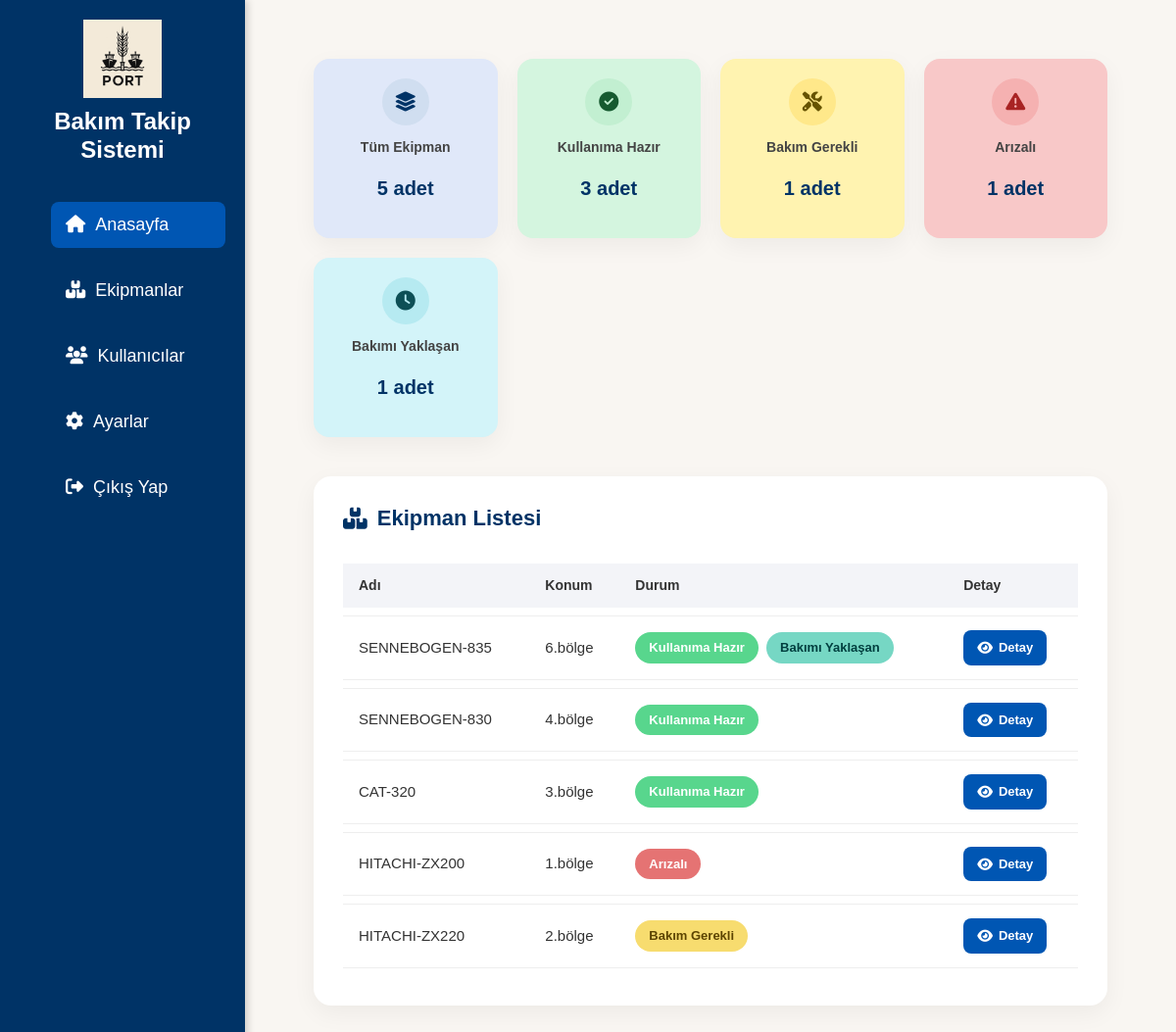
/ (signed in), run on the app's committed database.
### app/models.py (models this page shows)
class Parca(db.Model):
    __tablename__ = 'parcalar'
    id = db.Column(db.Integer, primary_key=True)
    barcode = db.Column(db.String(100), unique=True, nullable=False)
    ekipman_turu = db.Column(db.String(100), nullable=False)
    model_adi = db.Column(db.String(100), nullable=False)
    konum = db.Column(db.String(100), nullable=False)
    durum = db.Column(db.String(50), nullable=False)
    bir_sonraki_bakim = db.Column(db.Date, nullable=True)
    son_bakim_tarihi = db.Column(db.Date, nullable=True)
    bakim_dongusu = db.Column(db.String(50), nullable=True)
    bakim_durum = db.Column(db.String(50), nullable=True)  # ✅ تمت إضافته
    notlar = db.Column(db.Text, nullable=True)              # ✅ تمت إضافته
    kisa_aciklama = db.Column(db.Text, nullable=True)
    yuk_kapasitesi = db.Column(db.String(50), nullable=True)
    sorumlu_kisi = db.Column(db.String(100), nullable=True)
    created_at = db.Column(db.DateTime, default=datetime.utcnow)
    bakim_kayitlari = db.relationship('BakimKaydi', backref='parca', lazy=True)

### app/routes.py (the view)
@main.route('/')
@login_required
def dashboard():
    setting = Settings.query.first()
    uyari_gun = setting.bakim_yaklasma_gunu if setting and setting.bakim_yaklasma_gunu else 30
    parcalar = Parca.query.all()
    hazir = 0
    bakım = 0
    arizali = 0
    bakim_yaklasan_sayisi = 0
    today = datetime.today().date()
    for parca in parcalar:
        parca.bakim_durum = None
        if parca.son_bakim_tarihi and parca.bakim_dongusu:
            try:
                ay = int(parca.bakim_dongusu)
                sonraki = parca.son_bakim_tarihi + relativedelta(months=ay)
                parca.bir_sonraki_bakim = sonraki
                kalan_gun = (sonraki - today).days
                if kalan_gun < 0:
                    parca.durum = "Bakım Gerekli"
                elif kalan_gun <= uyari_gun and parca.durum == "Kullanıma hazır":
                    parca.bakim_durum = "Bakım Yaklaşan"
            except:
                pass
        if parca.durum == "Kullanıma hazır":
            hazir += 1
        elif parca.durum == "Bakım Gerekli":
            bakım += 1
        elif parca.durum == "Arızalı":
            arizali += 1
        if parca.bakim_durum == "Bakım Yaklaşan":
            bakim_yaklasan_sayisi += 1
    return render_template(
        'dashboard.html',
        parcalar=parcalar,
        hazir=hazir,
        bakım=bakım,
        arizali=arizali,
        bakim_yaklasanlar=bakim_yaklasan_sayisi
    )

### app/__init__.py (called while the page is built)
def create_app():
    app = Flask(__name__)
    app.config.from_object('config.Config')
    db.init_app(app)
    login_manager.init_app(app)
    migrate.init_app(app, db)  # ✅ جديد
    login_manager.login_view = 'auth.login'
    @login_manager.user_loader
    def load_user(user_id):
        return User.query.get(int(user_id))
    app.register_blueprint(main)
    app.register_blueprint(auth)
    app.register_blueprint(api)  # ✅ API
    return app

### app/templates/dashboard.html (shortened to what this page needs)
{% extends 'layout.html' %}
{% block content %}
<div class="dashboard-wrapper">
    <div class="stats-grid">
        {% set cards = [
            ('Tüm Ekipman', parcalar|length, 'fa-layer-group', 'soft-blue', 'all'),
            ('Kullanıma Hazır', hazir, 'fa-check-circle', 'soft-green', 'Kullanıma hazır'),
            ('Bakım Gerekli', bakım, 'fa-tools', 'soft-yellow', 'Bakım Gerekli'),
            ('Arızalı', arizali, 'fa-exclamation-triangle', 'soft-red', 'Arızalı'),
            ('Bakımı Yaklaşan', bakim_yaklasanlar, 'fa-clock', 'soft-cyan', 'yaklasan')
        ] %}
        {% for title, count, icon, color, filter in cards %}
        <div class="stat-card-new {{ color }} filter-card" data-filter="{{ filter }}">
            <div class="icon-wrapper">
                <i class="fas {{ icon }}"></i>
            </div>
            <div class="stat-info">
                <p class="stat-title">{{ title }}</p>
                <p class="stat-count">{{ count }} adet</p>
            </div>
        </div>
        {% endfor %}
    </div>
    <div class="data-section">
        <h2 class="data-title"><i class="fas fa-boxes"></i> Ekipman Listesi</h2>
        <div class="table-wrapper">
            <table class="malzeme-table" id="malzemeTable">
                <thead>
                    <tr>
                        <th>Adı</th>
                        <th>Konum</th>
                        <th>Durum</th>
                        <th>Detay</th>
                    </tr>
                </thead>
                <tbody>
                    {% for parca in parcalar %}
                    <tr data-durum="{{ parca.durum }}" data-bakim="{{ 'Bakım Yaklaşan' if parca.bakim_durum == 'Bakım Yaklaşan' else '' }}">
                        <td>{{ parca.model_adi }}</td>
                        <td>{{ parca.konum }}</td>
                        <td>
                            {% if parca.durum == 'Kullanıma hazır' %}
                                <span class="status-badge badge-green">Kullanıma Hazır</span>
                                {% if parca.bakim_durum == 'Bakım Yaklaşan' %}
                                    <span class="status-badge badge-cyan ms-1">Bakımı Yaklaşan</span>
                                {% endif %}
                            {% elif parca.durum == 'Bakım Gerekli' %}
                                <span class="status-badge badge-yellow">Bakım Gerekli</span>
                            {% elif parca.durum == 'Arızalı' %}
                                <span class="status-badge badge-red">Arızalı</span>
                            {% endif %}
                        </td>
                        <td>
                            <a href="{{ url_for('main.detail', parca_id=parca.id) }}" class="detail-btn">
                                <i class="fas fa-eye"></i> Detay
                            </a>
                        </td>
                    </tr>
                    {% endfor %}
                </tbody>
            </table>
        </div>
    </div>
</div>
{% endblock %}

### app/static/css/style.css (style rules this page uses)
* { margin: 0; padding: 0; box-sizing: border-box; }
body { font-family: 'Poppins', sans-serif; background-color: #f3f6fa; color: #333; }
.status-badge { padding: 6px 14px; border-radius: 30px; font-size: 13px; font-weight: 600; display: inline-block; }
.status-badge.badge-green { background-color: #58d68d; color: #fff; }
.status-badge.badge-yellow { background-color: #f7dc6f; color: #5c4400; }
.status-badge.badge-red { background-color: #e57373; color: #fff; }
.status-badge.badge-cyan { background-color: #76d7c4; color: #003f3f; }
.detail-btn { background: linear-gradient(135deg, #007bff, #0056b3); color: white; padding: 8px 16px; text-decoration: none; border-radius: 8px; font-size: 14px; font-weight: 600; transition: background 0.3s ease; }
body { background-color: #f9f6f2; }
.detail-btn { background: #0056b3; color: white; padding: 8px 14px; border-radius: 8px; font-weight: 600; text-decoration: none; font-size: 14px; display: inline-flex; align-items: center; transition: background 0.3s ease; }
.dashboard-wrapper { padding: 30px 40px; background-color: #f9f6f2; }
.stats-grid { display: grid; grid-template-columns: repeat(auto-fit, minmax(180px, 1fr)); gap: 20px; margin-bottom: 40px; }
.stat-card-new { background: #fff; border-radius: 16px; padding: 20px; display: flex; flex-direction: column; align-items: center; box-shadow: 0 8px 24px rgba(0, 0, 0, 0.05); transition: transform 0.3s ease; cursor: pointer; }
.icon-wrapper { background-color: #f1f3f9; border-radius: 50%; width: 48px; height: 48px; display: flex; align-items: center; justify-content: center; }
.icon-wrapper i { font-size: 20px; color: #333; }
.stat-info { text-align: center; margin-top: 12px; }
.stat-title { font-size: 14px; font-weight: 600; color: #444; }
.stat-count { font-size: 20px; font-weight: bold; color: #003366; margin-top: 2px; }
.data-section { background-color: #fff; padding: 30px; border-radius: 18px; box-shadow: 0 8px 24px rgba(0, 0, 0, 0.05); }
.data-title { font-size: 22px; font-weight: 700; color: #003366; margin-bottom: 25px; display: flex; align-items: center; gap: 10px; }
.table-wrapper { overflow-x: auto; }
.malzeme-table { width: 100%; border-collapse: separate; border-spacing: 0 8px; }
.malzeme-table thead { background-color: #f3f4f8; font-size: 14px; color: #333; }
.malzeme-table th { padding: 12px 16px; text-align: left; }
.malzeme-table td { background-color: #fff; padding: 14px 16px; font-size: 15px; color: #333; border-top: 1px solid #eee; border-bottom: 1px solid #eee; }
.malzeme-table tr { transition: background-color 0.2s ease; }
.status-badge { display: inline-block; padding: 6px 14px; font-size: 13px; font-weight: 600; border-radius: 20px; }
.badge-green { background-color: #baf2c1; color: #165a30; }
.badge-yellow { background-color: #fff3b0; color: #665300; }
.badge-red { background-color: #f8c8c8; color: #a82323; }
.badge-cyan { background-color: #d3f4f9; color: #0d4f56; }
.detail-btn { display: inline-flex; align-items: center; gap: 6px; background-color: #0056b3; color: #fff; font-size: 13px; padding: 8px 14px; border-radius: 8px; font-weight: 600; text-decoration: none; transition: background-color 0.3s ease; }
.detail-btn i { font-size: 14px; }
.soft-blue { background-color: #e0e8f9; }
.soft-blue .icon-wrapper { background-color: #d0def0; }
.soft-blue .icon-wrapper i { color: #003366; }
.soft-green { background-color: #d4f5df; }
.soft-green .icon-wrapper { background-color: #c2efd1; }
.soft-green .icon-wrapper i { color: #165a30; }
.soft-yellow { background-color: #fff3b0; }
.soft-yellow .icon-wrapper { background-color: #ffe88a; }
.soft-yellow .icon-wrapper i { color: #665300; }
.soft-red { background-color: #f8c8c8; }
.soft-red .icon-wrapper { background-color: #f5b1b1; }
.soft-red .icon-wrapper i { color: #a82323; }
.soft-cyan { background-color: #d3f4f9; }
.soft-cyan .icon-wrapper { background-color: #b6eaf1; }
.soft-cyan .icon-wrapper i { color: #0d4f56; }

### data on the page
Parca: durum "Kullanıma Hazır", id "3", model_adi "CAT-320", konum "3.bölge"
Parca: durum "Bakım Gerekli", bakim_dongusu "1", model_adi "HITACHI-ZX220", konum "2.bölge"
Parca: model_adi "SENNEBOGEN-835", konum "6.bölge", durum "Kullanıma Hazır"
Parca: model_adi "SENNEBOGEN-830", konum "4.bölge", durum "Kullanıma Hazır"
Parca: model_adi "HITACHI-ZX200", konum "1.bölge", durum "Arızalı"

### other printed values
{{ setting.site_name if setting else "Bakım Takip Sistemi" }} "Bakım Takip Sistemi"
{{ title }} "Tüm Ekipman" "Arızalı" "Bakımı Yaklaşan"
{{ count }} "5" "1" "1"
